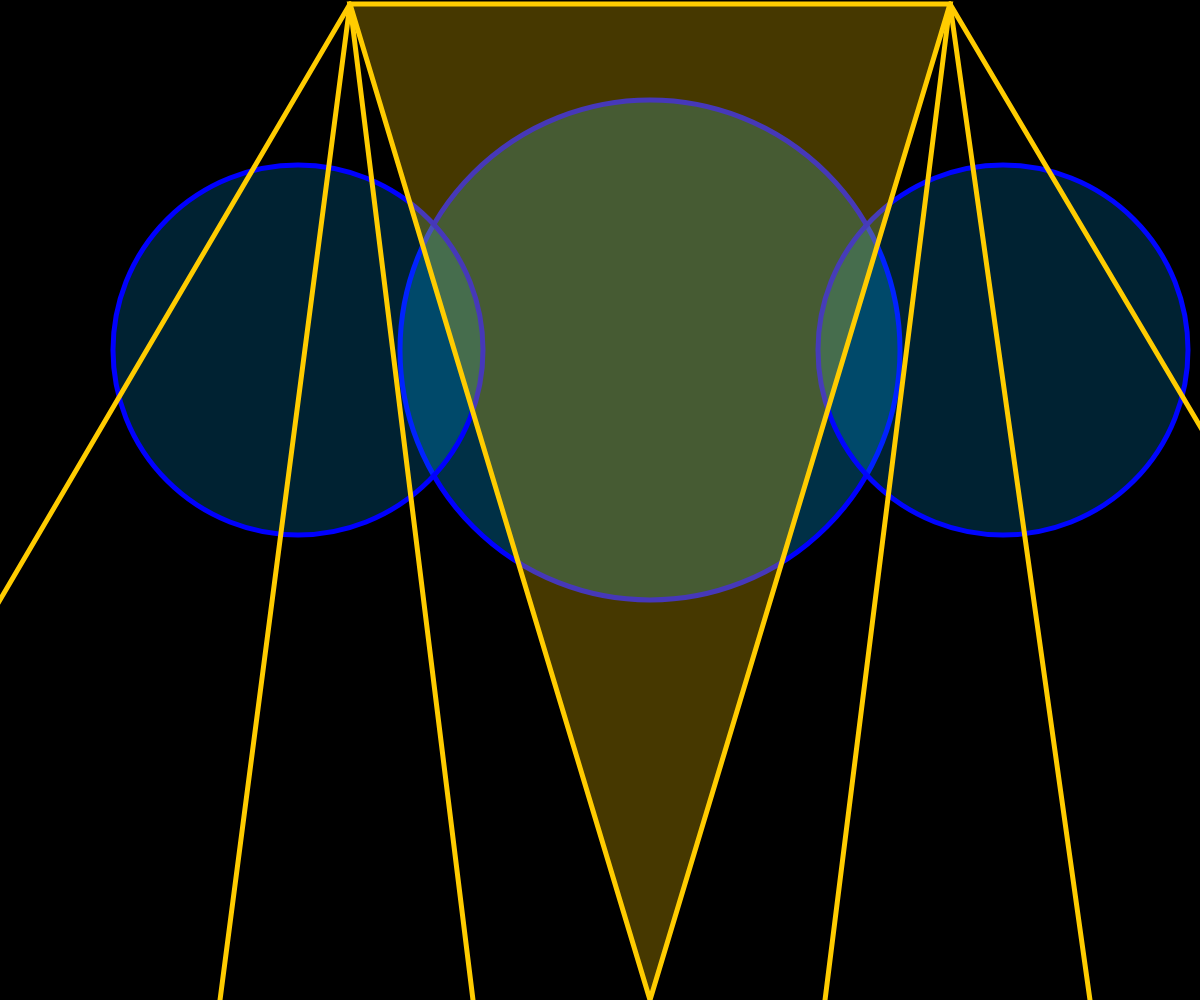
Frame 1 (no input)
Frame 60 (no input): identical to frame 1, image omitted
Frame 120 (the mouse pressed at the canvas centre since frame 60): identical to frame 1, image omitted

The p5.js sketch that drew this single still picture (run headless with seeded random() and noise() and a simulated clock; from frame 60 on, the mouse is pressed at the canvas centre):

// p5.js sketch
// ── sketch.js


function setup() {
    createCanvas(windowWidth,windowHeight);
    
}



function draw() {
    
    background(0,0,0)

    
    stroke(0,0,255);
    strokeWeight(5);
    fill(0,175,255,70);
    circle(650,350,500);


    stroke(0,0,255);
    fill(0,175,255,50);
    circle(298,350,370);

    stroke(0,5,255);
    fill(0,175,255,50);
    circle(1003,350,370);
    

    stroke(255,204,0);
    fill(255,204,0,70);
triangle(650, windowHeight, 950, 4, 350,4);


//on the inner side to the right
line(950,4,825,windowHeight);
stroke(255,204,0);

//on the middle to the right
line(950,4,1090,windowHeight);
stroke(255,204,0);

//far side on the right
line(950,4,1540,windowHeight);
stroke(255,204,0);

//inner side on the left
line(350,4,473,windowHeight);
stroke(255,204,0);


line(350,4,220,windowHeight);
stroke(255,204,0);


line(350,4,-235,windowHeight);
stroke(255);



}
